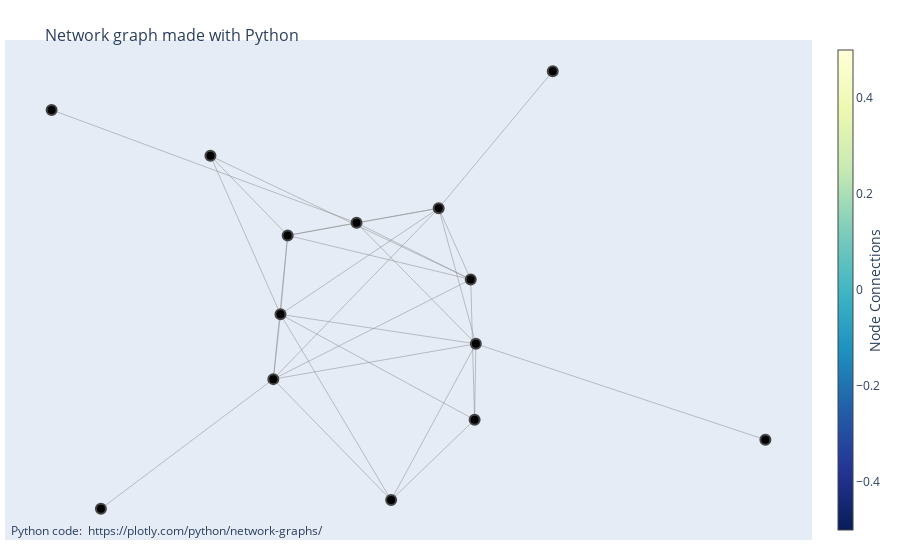

Notebook cell for this chart:
### Code cell
edge_x = []
edge_y = []
for edge in G.edges():
    x0, y0 = pos[edge[0]]
    x1, y1 = pos[edge[1]]
    edge_x.append(x0)
    edge_x.append(x1)
    edge_x.append(None)
    edge_y.append(y0)
    edge_y.append(y1)
    edge_y.append(None)

edge_trace = go.Scatter(
    x=edge_x, y=edge_y,
    line=dict(width=0.5, color='#888'),
    hoverinfo='none',
    mode='lines')

node_x = []
node_y = []
for node in G.nodes():
    x, y = pos[node]
    node_x.append(x)
    node_y.append(y)

node_trace = go.Scatter(
    x=node_x, y=node_y,
    mode='markers',
    hoverinfo='text',
    marker=dict(
        showscale=True,
        colorscale='YlGnBu',
        reversescale=True,
        color=[],
        size=10,
        colorbar=dict(
            thickness=15,
            title=dict(
              text='Node Connections',
              side='right'
            ),
            xanchor='left',
        ),
        line_width=2))

fig = go.Figure(data=[edge_trace, node_trace],
             layout=go.Layout(
                title=dict(
                    text="<br>Network graph made with Python",
                    font=dict(
                        size=16
                    )
                ),
                showlegend=False,
                hovermode='closest',
                margin=dict(b=20,l=5,r=5,t=40),
                annotations=[ dict(
                    text="Python code: <a href='https://plotly.com/python/network-graphs/'> https://plotly.com/python/network-graphs/</a>",
                    showarrow=False,
                    xref="paper", yref="paper",
                    x=0.005, y=-0.002 ) ],
                xaxis=dict(showgrid=False, zeroline=False, showticklabels=False),
                yaxis=dict(showgrid=False, zeroline=False, showticklabels=False))
                )
fig.show()

### Figure 1 — Plotly figure (JSON) as saved in the notebook; plotly's stock layout.template omitted (floating-point values rounded to 4 significant figures)
{"data": [{"hoverinfo": "none", "line": {"color": "#888", "width": 0.5}, "mode": "lines", "type": "scatter", "x": [-0.2154, -0.1974, null, -0.2154, 0.06194, null, -0.2154, 0.2711, null, -0.2154, 0.1811, null, -0.2154, 0.2742, null, -0.2154, -0.2334, null, -0.2154, -0.391, null, -0.1974, -0.391, null, -0.1974, 0.1811, null, -0.1974, -0.2334, null, -0.1974, -0.02479, null, -0.1974, 0.2614, null, -0.02479, 0.2614, null, -0.02479, 0.1811, null, -0.02479, 0.2742, null, -0.02479, -0.7891, null, 0.1811, -0.2334, null, 0.1811, 0.2742, null, 0.1811, 0.2614, null, 0.1811, 0.467, null, 0.2742, 0.06194, null, 0.2742, -0.2334, null, 0.2742, 0.2711, null, 0.2742, 1, null, 0.06194, 0.2711, null, 0.06194, -0.2334, null, -0.2334, 0.2614, null, -0.2334, -0.6656, null, -0.391, 0.2614, null, 0.2614, 0.2711, null], "y": [-0.04477, 0.188, null, -0.04477, -0.5925, null, -0.04477, -0.3556, null, -0.04477, 0.2683, null, -0.04477, -0.1317, null, -0.04477, -0.2358, null, -0.04477, 0.4228, null, 0.188, 0.4228, null, 0.188, 0.2683, null, 0.188, -0.2358, null, 0.188, 0.2252, null, 0.188, 0.05822, null, 0.2252, 0.05822, null, 0.2252, 0.2683, null, 0.2252, -0.1317, null, 0.2252, 0.5584, null, 0.2683, -0.2358, null, 0.2683, -0.1317, null, 0.2683, 0.05822, null, 0.2683, 0.6723, null, -0.1317, -0.5925, null, -0.1317, -0.2358, null, -0.1317, -0.3556, null, -0.1317, -0.4146, null, -0.5925, -0.3556, null, -0.5925, -0.2358, null, -0.2358, 0.05822, null, -0.2358, -0.6182, null, 0.4228, 0.05822, null, 0.05822, -0.3556, null]}, {"hoverinfo": "text", "marker": {"color": [], "colorbar": {"thickness": 15, "title": {"side": "right", "text": "Node Connections"}, "xanchor": "left"}, "colorscale": [[0, "rgb(255,255,217)"], [0.125, "rgb(237,248,177)"], [0.25, "rgb(199,233,180)"], [0.375, "rgb(127,205,187)"], [0.5, "rgb(65,182,196)"], [0.625, "rgb(29,145,192)"], [0.75, "rgb(34,94,168)"], [0.875, "rgb(37,52,148)"], [1, "rgb(8,29,88)"]], "line": {"width": 2}, "reversescale": true, "showscale": true, "size": 10}, "mode": "markers", "type": "scatter", "x": [-0.2154, -0.1974, -0.02479, 0.1811, 0.2742, 0.06194, -0.2334, -0.391, 0.2614, 0.2711, -0.6656, -0.7891, 1, 0.467], "y": [-0.04477, 0.188, 0.2252, 0.2683, -0.1317, -0.5925, -0.2358, 0.4228, 0.05822, -0.3556, -0.6182, 0.5584, -0.4146, 0.6723]}], "layout": {"annotations": [{"showarrow": false, "text": "Python code: <a href='https://plotly.com/python/network-graphs/'> https://plotly.com/python/network-graphs/</a>", "x": 0.005, "xref": "paper", "y": -0.002, "yref": "paper"}], "hovermode": "closest", "margin": {"b": 20, "l": 5, "r": 5, "t": 40}, "showlegend": false, "title": {"font": {"size": 16}, "text": "<br>Network graph made with Python"}, "xaxis": {"showgrid": false, "showticklabels": false, "zeroline": false}, "yaxis": {"showgrid": false, "showticklabels": false, "zeroline": false}}}
